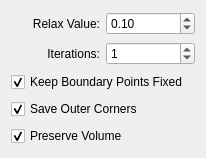
<?xml version="1.0" encoding="UTF-8"?>
<ui version="4.0">
 <class>RelaxRollup</class>
 <widget class="QWidget" name="RelaxRollup">
  <property name="geometry">
   <rect>
    <x>0</x>
    <y>0</y>
    <width>206</width>
    <height>158</height>
   </rect>
  </property>
  <property name="windowTitle">
   <string>Form</string>
  </property>
  <layout class="QGridLayout" name="gridLayout">
   <item row="1" column="0">
    <widget class="QLabel" name="iterationsL">
     <property name="toolTip">
      <string>&lt;html&gt;&lt;head/&gt;&lt;body&gt;&lt;p&gt;Sets the number of times the relax function is applied.&lt;/p&gt;&lt;/body&gt;&lt;/html&gt;</string>
     </property>
     <property name="layoutDirection">
      <enum>Qt::LeftToRight</enum>
     </property>
     <property name="text">
      <string>Iterations:</string>
     </property>
     <property name="alignment">
      <set>Qt::AlignRight|Qt::AlignTrailing|Qt::AlignVCenter</set>
     </property>
    </widget>
   </item>
   <item row="0" column="0">
    <widget class="QLabel" name="amountL">
     <property name="toolTip">
      <string>&lt;html&gt;&lt;head/&gt;&lt;body&gt;&lt;p&gt;Sets the amount of relax applied with each iteration.&lt;/p&gt;&lt;/body&gt;&lt;/html&gt;</string>
     </property>
     <property name="text">
      <string>Relax Value:</string>
     </property>
     <property name="alignment">
      <set>Qt::AlignRight|Qt::AlignTrailing|Qt::AlignVCenter</set>
     </property>
    </widget>
   </item>
   <item row="1" column="1">
    <widget class="MaxSDK::QmaxSpinBox" name="Iterations">
     <property name="value">
      <number>1</number>
     </property>
    </widget>
   </item>
   <item row="0" column="1">
    <widget class="MaxSDK::QmaxDoubleSpinBox" name="Value">
     <property name="maximum">
      <double>1.000000000000000</double>
     </property>
     <property name="singleStep">
      <double>0.100000000000000</double>
     </property>
     <property name="value">
      <double>0.100000000000000</double>
     </property>
    </widget>
   </item>
   <item row="2" column="0" colspan="2">
    <widget class="QCheckBox" name="Boundary">
     <property name="toolTip">
      <string>&lt;html&gt;&lt;head/&gt;&lt;body&gt;&lt;p&gt;Controls whether vertices at the edges of open meshes are moved.&lt;/p&gt;&lt;/body&gt;&lt;/html&gt;</string>
     </property>
     <property name="text">
      <string>Keep Boundary Points Fixed</string>
     </property>
     <property name="checked">
      <bool>true</bool>
     </property>
    </widget>
   </item>
   <item row="3" column="0" colspan="2">
    <widget class="QCheckBox" name="Saddle">
     <property name="toolTip">
      <string>&lt;html&gt;&lt;head/&gt;&lt;body&gt;&lt;p&gt;Preserves the original positions of vertices farthest away from the object center.&lt;/p&gt;&lt;/body&gt;&lt;/html&gt;</string>
     </property>
     <property name="text">
      <string>Save Outer Corners</string>
     </property>
     <property name="checked">
      <bool>true</bool>
     </property>
    </widget>
   </item>
   <item row="4" column="0" colspan="2">
    <widget class="QCheckBox" name="PreserveVolume">
     <property name="toolTip">
      <string>&lt;html&gt;&lt;head/&gt;&lt;body&gt;&lt;p&gt;Tries to maintain the original shape while relaxing the mesh.&lt;/p&gt;&lt;/body&gt;&lt;/html&gt;</string>
     </property>
     <property name="text">
      <string>Preserve Volume</string>
     </property>
     <property name="checked">
      <bool>true</bool>
     </property>
    </widget>
   </item>
  </layout>
 </widget>
 <customwidgets>
  <customwidget>
   <class>MaxSDK::QmaxSpinBox</class>
   <extends>QSpinBox</extends>
   <header location="global">Qt/QmaxSpinBox.h</header>
  </customwidget>
  <customwidget>
   <class>MaxSDK::QmaxDoubleSpinBox</class>
   <extends>QDoubleSpinBox</extends>
   <header location="global">Qt/QmaxSpinBox.h</header>
  </customwidget>
 </customwidgets>
 <tabstops>
  <tabstop>Value</tabstop>
  <tabstop>Iterations</tabstop>
  <tabstop>Boundary</tabstop>
  <tabstop>Saddle</tabstop>
  <tabstop>PreserveVolume</tabstop>
 </tabstops>
 <resources/>
 <connections/>
</ui>
